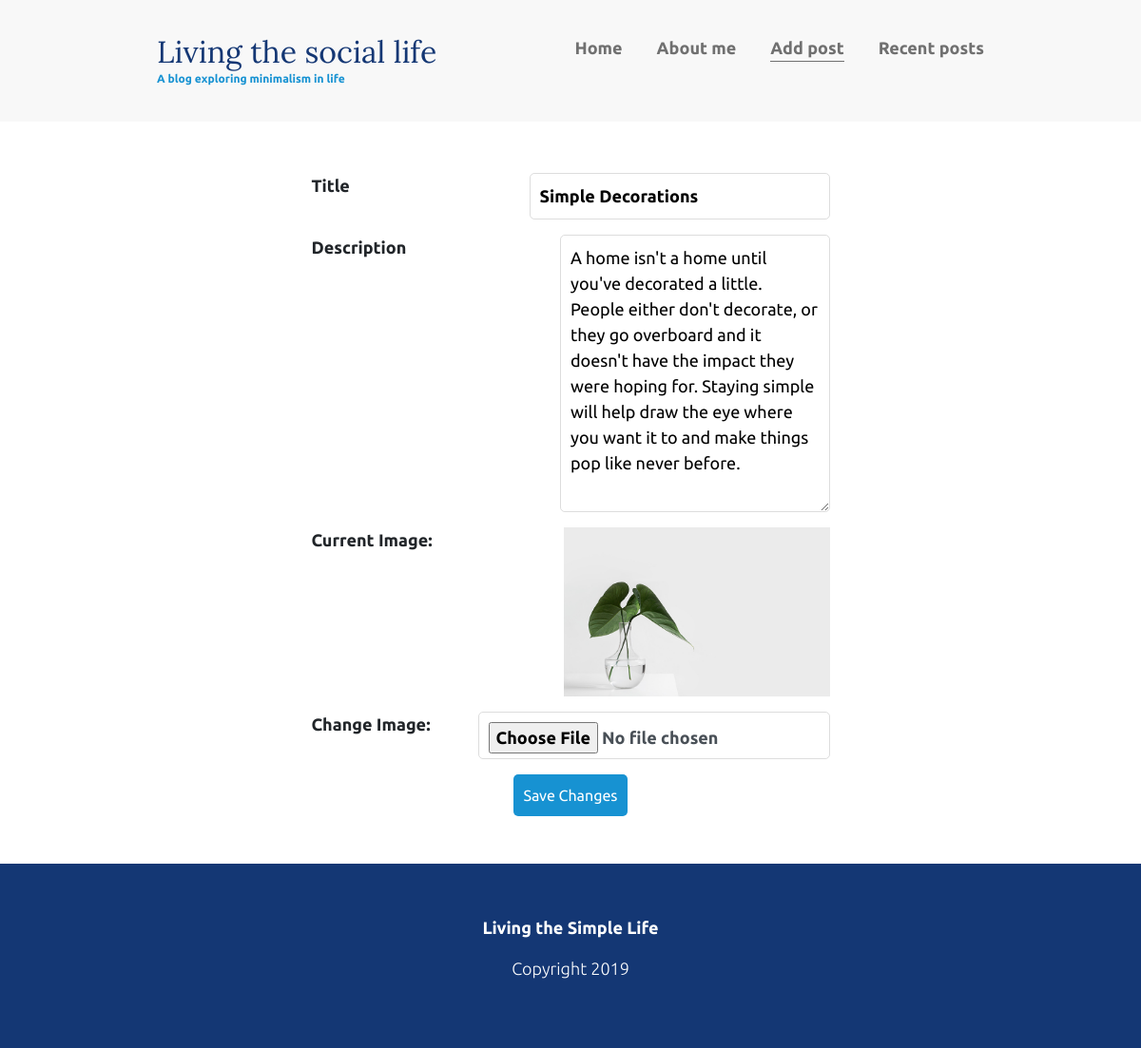
Screenshot of /edit/5 with the database file from the repository.
### blogapp/models.py (models this page shows)
class AddPost(models.Model):
    title = models.CharField(max_length=225)
    description = models.TextField()
    image = models.ImageField(upload_to='img/')
    created_at = models.DateTimeField(auto_now_add=True)

### blogapp/views.py (the view)
# urls.py: path('edit/<id>', views.edit, name='edit'),
def edit(request,id):
    post = AddPost.objects.get(id=id)
    if request.method == 'POST':
        form = AddPostForm(request.POST, request.FILES, instance=post)
        if form.is_valid():
            form.save()
            return redirect('index')
    else:
        form = AddPostForm(instance=post)
    return render(request, 'edit.html', {'form': form, 'post': post})

### blogapp/forms.py
class AddPostForm(forms.ModelForm):
    class Meta:
        model = AddPost
        fields = ['title', 'description', 'image']

### templates/edit.html (shortened to what this page needs)
{% extends "base.html" %}
{% load static %}
{% block content %}
<header>
    <div class="container container-flex">
        <div class="site-title">
            <h1>Living the social life</h1>
            <p class="subtitle">A blog exploring minimalism in life</p>
        </div>
        <nav>
            <ul>
                <li><a href="{% url 'index' %}">Home</a></li>
                <li><a href="{% url 'about-me' %}">About me</a></li>
                <li><a class="current-page" href="{% url 'add-post' %}">Add post</a></li>
                <li><a href="{% url 'recent-posts' %}">Recent posts</a></li>
            </ul>
        </nav>
    </div>
</header>
<div class="form_div">
    <form method="post" enctype="multipart/form-data">
        <div class="mb-3 d-flex w-100">
            <label for="id_title" class="form-label">Title</label>
            {{ form.title }}
        </div>
        <div class="mb-3 d-flex w-100" >
            <label for="id_description" class="form-label">Description</label>
            {{ form.description }}
        </div>
        {% if form.instance.image %}
            <div class="mb-3 d-flex w-100">
                <label class="form-label"><strong>Current Image:</strong></label>
                <div>
                    <img src="{{ form.instance.image.url }}" alt="Current image" class="img-fluid " style="max-width: 280px; max-height: 300px;">
                </div>
            </div>
        {% endif %}
        <div class="mb-3 d-flex w-100">
            <label for="id_image" class="form-label"><strong>Change Image:</strong></label>
            <input type="file" class="form-control" id="id_image" name="image">
        </div>
        <div class="text-center">
            <button type="submit" class="btn btn-primary">Save Changes</button>
        </div>
    </form>
</div>
<footer>
    <p><strong>Living the Simple Life</strong></p>
    <p>Copyright 2019</p>
</footer>
{% endblock %}

### static/css/styles.css (style rules this page uses)
body { margin: 0; font-family: 'Ubuntu', sans-serif; font-size: 1.125rem; font-weight: 300; }
img { max-width: 100%; display: block; }
h1, h2, h3 { font-family: 'Lora', serif; font-weight: 400; color: #143774; margin-top: 0; }
h1 { font-size: 2rem; margin: 0; }
a { color: #1792d2; }
strong { font-weight: 700; }
.subtitle { font-weight: 700; color: #1792d2; font-size: .75rem; margin: 0; }
.container { width: 90%; max-width: 900px; margin: 0 auto; }
.container-flex { display: flex; flex-direction: column; justify-content: space-between; }
header { background: #f8f8f8; padding: 2em 0; text-align: center; margin-bottom: 3em; }
footer { background:#143774; color: white; text-align: center; padding: 3em 0; }
@media (min-width: 675px) { header { text-align: left; } }
@media (min-width: 675px) { .container-flex { flex-direction: row; } }
nav ul { list-style: none; padding: 0; display: flex; justify-content: center; }
nav li { margin-left: 2em; }
nav a { text-decoration: none; color: #707070; font-weight: 700; padding: .25em 0; }
.current-page { border-bottom: 1px solid #707070; }
.form_div { display: flex; align-items: center; flex-direction: column; margin-bottom: 50px; }
form label { margin-bottom: 0; font-weight: bold; flex: 1; text-align: left; }
form input[type="text"] { font-weight: 600; flex: 1; padding: 10px; border: 1px solid #ddd; border-radius: 5px; font-size: 18px; width: 420px; }
form input[type="file"] { font-weight: 600; flex: 1; padding: 10px; border: 1px solid #ddd; border-radius: 5px; font-size: 18px; width: 420px; height: 50px; }
form textarea { flex: 1; padding: 10px; border: 1px solid #ddd; border-radius: 5px; font-size: 18px; width: 420px; }
form input[type="file"] { flex: 1; padding: 10px; border: 1px solid #ddd; border-radius: 5px; font-size: 18px; width: 420px; }
form button[type="submit"] { width: 120px; background-color: #1792d2; color: white; padding: 10px; border: none; border-radius: 5px; font-size: 1rem; cursor: pointer; transition: background-color 0.3s ease; }

### rows the page displays
AddPost: title "Simple Decorations", description "A home isn't a home until you've decorated a little. People either don't decorate, or they go overboard and it doesn't have the impact they were hoping for. Staying simple will help draw the eye where you want it to and make things pop like never before.", instance.image (picture)
